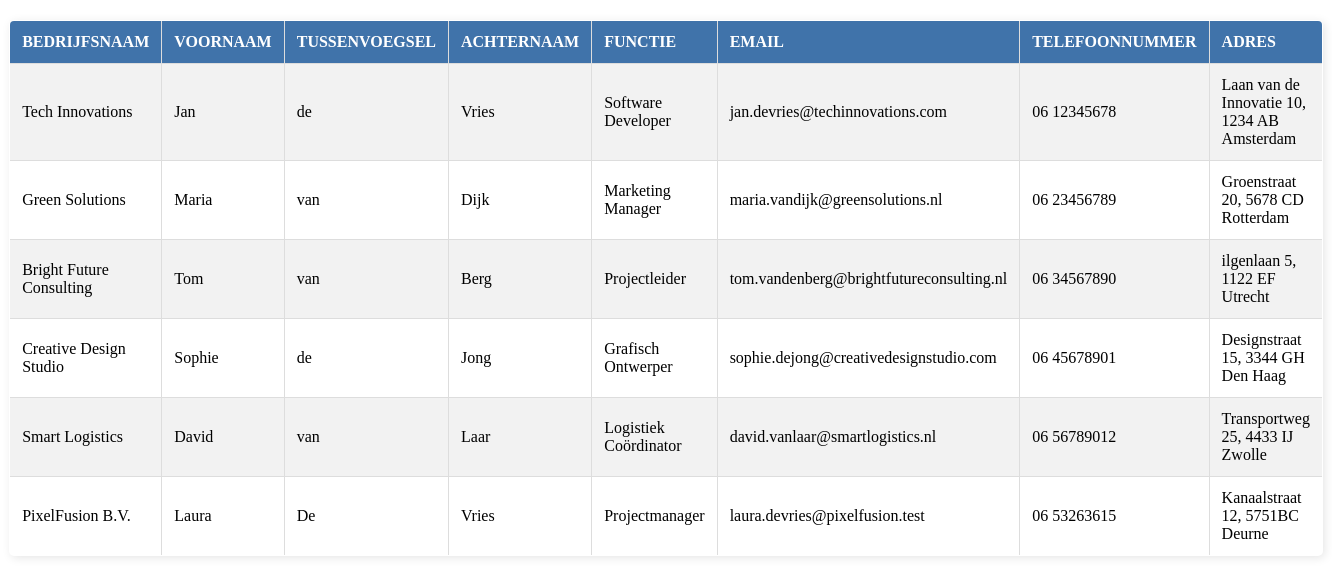
/Klanten_info.php, run on the app's committed database.
### tables this page shows
CREATE TABLE IF NOT EXISTS `klanten_db` (
  `ID` int NOT NULL AUTO_INCREMENT,
  `Bedrijfsnaam` varchar(255) DEFAULT NULL,
  `Voornaam` varchar(255) DEFAULT NULL,
  `Tussenvoegsel` varchar(50) DEFAULT NULL,
  `Achternaam` varchar(255) DEFAULT NULL,
  `Functie` varchar(50) DEFAULT NULL,
  `Email` varchar(60) DEFAULT NULL,
  `Telefoonnummer` varchar(50) DEFAULT NULL,
  `Adres` varchar(50) DEFAULT NULL,
  PRIMARY KEY (`ID`)
);

### Klanten_info.php (the view, shortened to what this page needs)
<?php
include('db_connect.php');
echo '<link rel="stylesheet" type="text/css" href="medewerkersTabel.css">';
$conn = new mysqli($servername, $username, $password, $dbname);
$sql = "SELECT * FROM Klanten_DB";
$result = $conn->query($sql);
echo "<table border='1'>";
echo "<tr>";
if ($result->num_rows > 0) {
    $columns = $result->fetch_fields();
    foreach ($columns as $column) {
        if ($column->name === "ID") {
            echo "<th class='hidden-column'>" . $column->name . "</th>";
        } else {
            echo "<th>" . $column->name . "</th>";
        }
    }
    echo "</tr>";
    while ($row = $result->fetch_assoc()) {
        echo "<tr>";
        foreach ($columns as $column) {
            $colName = $column->name;
            $value = $row[$colName];
            if ($colName === "ID") {
                echo "<td class='hidden-column'>" . htmlspecialchars($value) . "</td>";
            } else {
                echo "<td>" . htmlspecialchars($value) . "</td>";
            }
        }
        echo "</tr>";
    }
} else {
    echo "<tr><td colspan='100%'>Geen gegevens gevonden</td></tr>";
}
echo "</table>";
?>

### MedewerkersTabel.css (style rules this page uses)
table { width: 80%; margin: 20px auto; border-collapse: collapse; background: white; box-shadow: 2px 2px 10px rgba(0, 0, 0, 0.1); border-radius: 5px; overflow: hidden; }
th, td { border: 1px solid #ddd; padding: 12px; text-align: left; font-size: 16px; }
th { background-color: #4073aa; color: white; text-transform: uppercase; }
tr:nth-child(even) { background-color: #f2f2f2; }

### data on the page
klanten_db: Bedrijfsnaam "Tech Innovations", Voornaam "Jan", Tussenvoegsel "de", Achternaam "Vries", Functie "Software Developer", Email "jan.devries@techinnovations.com", Telefoonnummer "06 12345678", Adres "Laan van de Innovatie 10, 1234 AB Amsterdam"
klanten_db: Bedrijfsnaam "Green Solutions", Voornaam "Maria", Tussenvoegsel "van", Achternaam "Dijk", Functie "Marketing Manager", Email "maria.vandijk@greensolutions.nl", Telefoonnummer "06 23456789", Adres "Groenstraat 20, 5678 CD Rotterdam"
klanten_db: Bedrijfsnaam "Bright Future Consulting", Voornaam "Tom", Tussenvoegsel "van", Achternaam "Berg", Functie "Projectleider", Email "tom.vandenberg@brightfutureconsulting.nl", Telefoonnummer "06 34567890", Adres "ilgenlaan 5, 1122 EF Utrecht"
klanten_db: Bedrijfsnaam "Creative Design Studio", Voornaam "Sophie", Tussenvoegsel "de", Achternaam "Jong", Functie "Grafisch Ontwerper", Email "sophie.dejong@creativedesignstudio.com", Telefoonnummer "06 45678901", Adres "Designstraat 15, 3344 GH Den Haag"
klanten_db: Bedrijfsnaam "Smart Logistics", Voornaam "David", Tussenvoegsel "van", Achternaam "Laar", Functie "Logistiek Coördinator", Email "david.vanlaar@smartlogistics.nl", Telefoonnummer "06 56789012", Adres "Transportweg 25, 4433 IJ Zwolle"
klanten_db: Bedrijfsnaam "PixelFusion B.V.", Voornaam "Laura", Tussenvoegsel "De", Achternaam "Vries", Functie "Projectmanager", Email "laura.devries@pixelfusion.test", Telefoonnummer "06 53263615", Adres "Kanaalstraat 12, 5751BC Deurne"

### other printed values
$column->name "BEDRIJFSNAAM"
$column->name "VOORNAAM"
$column->name "TUSSENVOEGSEL"
$column->name "ACHTERNAAM"
$column->name "FUNCTIE"
$column->name "EMAIL"
$column->name "TELEFOONNUMMER"
$column->name "ADRES"
